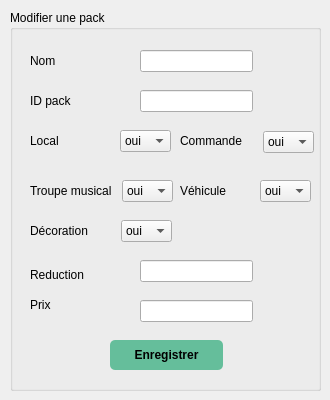
        <widget class="QWidget" name="tab_3">
         <attribute name="title">
          <string>Modifier</string>
         </attribute>
         <widget class="QGroupBox" name="groupBox_5">
          <property name="geometry">
           <rect>
            <x>10</x>
            <y>10</y>
            <width>311</width>
            <height>381</height>
           </rect>
          </property>
          <property name="title">
           <string>Modifier une pack</string>
          </property>
          <widget class="QLabel" name="label_9">
           <property name="geometry">
            <rect>
             <x>20</x>
             <y>40</y>
             <width>71</width>
             <height>21</height>
            </rect>
           </property>
           <property name="text">
            <string>Nom</string>
           </property>
          </widget>
          <widget class="QLineEdit" name="Nomp_2">
           <property name="geometry">
            <rect>
             <x>130</x>
             <y>40</y>
             <width>113</width>
             <height>22</height>
            </rect>
           </property>
          </widget>
          <widget class="QLabel" name="label_10">
           <property name="geometry">
            <rect>
             <x>20</x>
             <y>120</y>
             <width>71</width>
             <height>21</height>
            </rect>
           </property>
           <property name="text">
            <string>Local</string>
           </property>
          </widget>
          <widget class="QLineEdit" name="reductionp_2">
           <property name="geometry">
            <rect>
             <x>130</x>
             <y>250</y>
             <width>113</width>
             <height>22</height>
            </rect>
           </property>
          </widget>
          <widget class="QLabel" name="labdateH_4">
           <property name="geometry">
            <rect>
             <x>20</x>
             <y>170</y>
             <width>101</width>
             <height>21</height>
            </rect>
           </property>
           <property name="text">
            <string>Troupe musical</string>
           </property>
          </widget>
          <widget class="QLabel" name="labheureM_3">
           <property name="geometry">
            <rect>
             <x>20</x>
             <y>240</y>
             <width>111</width>
             <height>50</height>
            </rect>
           </property>
           <property name="text">
            <string>Reduction</string>
           </property>
          </widget>
          <widget class="QLabel" name="Avancelabel_3">
           <property name="geometry">
            <rect>
             <x>20</x>
             <y>270</y>
             <width>71</width>
             <height>50</height>
            </rect>
           </property>
           <property name="text">
            <string>Prix</string>
           </property>
          </widget>
          <widget class="QPushButton" name="EnregistrerP">
           <property name="geometry">
            <rect>
             <x>100</x>
             <y>330</y>
             <width>113</width>
             <height>30</height>
            </rect>
           </property>
           <property name="toolTip">
            <string comment="jj" extracomment="all"/>
           </property>
           <property name="toolTipDuration">
            <number>7</number>
           </property>
           <property name="whatsThis">
            <string extracomment="whatsthis"/>
           </property>
           <property name="styleSheet">
            <string notr="true">QPushButton {
padding: 5px;
border-radius: 5px;
background-color:rgb(101, 190, 155);
font-weight: bold;
}
QPushButton:hover
{
color :white;
}




</string>
           </property>
           <property name="text">
            <string>Enregistrer</string>
           </property>
          </widget>
          <widget class="QLabel" name="label_11">
           <property name="geometry">
            <rect>
             <x>20</x>
             <y>80</y>
             <width>71</width>
             <height>21</height>
            </rect>
           </property>
           <property name="text">
            <string>ID pack</string>
           </property>
          </widget>
          <widget class="QLineEdit" name="idp_2">
           <property name="geometry">
            <rect>
             <x>130</x>
             <y>80</y>
             <width>113</width>
             <height>22</height>
            </rect>
           </property>
          </widget>
          <widget class="QLineEdit" name="prixp_2">
           <property name="geometry">
            <rect>
             <x>130</x>
             <y>290</y>
             <width>113</width>
             <height>22</height>
            </rect>
           </property>
          </widget>
          <widget class="QLabel" name="label_12">
           <property name="geometry">
            <rect>
             <x>170</x>
             <y>120</y>
             <width>71</width>
             <height>21</height>
            </rect>
           </property>
           <property name="text">
            <string>Commande</string>
           </property>
          </widget>
          <widget class="QLabel" name="label_13">
           <property name="geometry">
            <rect>
             <x>170</x>
             <y>170</y>
             <width>71</width>
             <height>21</height>
            </rect>
           </property>
           <property name="text">
            <string>Véhicule</string>
           </property>
          </widget>
          <widget class="QLabel" name="labdateH_5">
           <property name="geometry">
            <rect>
             <x>20</x>
             <y>210</y>
             <width>101</width>
             <height>21</height>
            </rect>
           </property>
           <property name="text">
            <string>Décoration</string>
           </property>
          </widget>
          <widget class="QComboBox" name="comboBoxLM">
           <property name="geometry">
            <rect>
             <x>110</x>
             <y>120</y>
             <width>51</width>
             <height>22</height>
            </rect>
           </property>
           <item>
            <property name="text">
             <string>oui</string>
            </property>
           </item>
           <item>
            <property name="text">
             <string>non</string>
            </property>
           </item>
          </widget>
          <widget class="QComboBox" name="comboBoxCM">
           <property name="geometry">
            <rect>
             <x>253</x>
             <y>121</y>
             <width>51</width>
             <height>22</height>
            </rect>
           </property>
           <item>
            <property name="text">
             <string>oui</string>
            </property>
           </item>
           <item>
            <property name="text">
             <string>non</string>
            </property>
           </item>
          </widget>
          <widget class="QComboBox" name="comboBoxTM">
           <property name="geometry">
            <rect>
             <x>112</x>
             <y>170</y>
             <width>51</width>
             <height>22</height>
            </rect>
           </property>
           <item>
            <property name="text">
             <string>oui</string>
            </property>
           </item>
           <item>
            <property name="text">
             <string>non</string>
            </property>
           </item>
          </widget>
          <widget class="QComboBox" name="comboBoxVM">
           <property name="geometry">
            <rect>
             <x>250</x>
             <y>170</y>
             <width>51</width>
             <height>22</height>
            </rect>
           </property>
           <item>
            <property name="text">
             <string>oui</string>
            </property>
           </item>
           <item>
            <property name="text">
             <string>non</string>
            </property>
           </item>
          </widget>
          <widget class="QComboBox" name="comboBoxDM">
           <property name="geometry">
            <rect>
             <x>111</x>
             <y>210</y>
             <width>51</width>
             <height>22</height>
            </rect>
           </property>
           <item>
            <property name="text">
             <string>oui</string>
            </property>
           </item>
           <item>
            <property name="text">
             <string>non</string>
            </property>
           </item>
          </widget>
         </widget>
        </widget>
